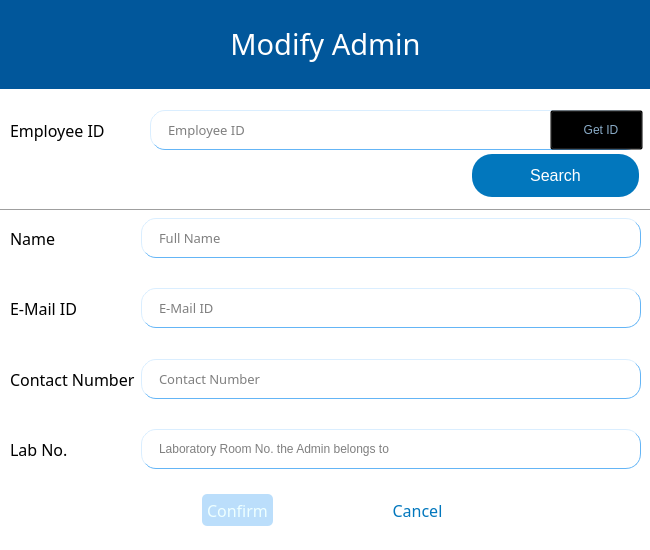
<?xml version="1.0" encoding="UTF-8"?>
<ui version="4.0">
 <class>modify_admin</class>
 <widget class="QWidget" name="modify_admin">
  <property name="geometry">
   <rect>
    <x>0</x>
    <y>0</y>
    <width>650</width>
    <height>550</height>
   </rect>
  </property>
  <property name="minimumSize">
   <size>
    <width>650</width>
    <height>550</height>
   </size>
  </property>
  <property name="maximumSize">
   <size>
    <width>650</width>
    <height>550</height>
   </size>
  </property>
  <property name="windowTitle">
   <string>Modify Admin</string>
  </property>
  <widget class="QPushButton" name="confirmButton">
   <property name="enabled">
    <bool>false</bool>
   </property>
   <property name="geometry">
    <rect>
     <x>200</x>
     <y>490</y>
     <width>75</width>
     <height>40</height>
    </rect>
   </property>
   <property name="font">
    <font>
     <family>Slate For OnePlus Medium</family>
     <pointsize>-1</pointsize>
     <weight>7</weight>
     <italic>false</italic>
     <bold>false</bold>
    </font>
   </property>
   <property name="styleSheet">
    <string notr="true">#confirmButton{
	font: 57 8pt &quot;Slate For OnePlus Medium&quot;;
background-color:#0277BD;
    color: white;
    padding: 5px;
    text-align: center;
    font-size: 16px;
    margin: 4px 2px;
border-radius: 5px;
}
#confirmButton:hover{
background-color:#01579B;

}
#confirmButton:pressed{
background-color:#1A237E;
}
#confirmButton:disabled{
background-color:#bbdefb;
color: #eeffff;
}
</string>
   </property>
   <property name="text">
    <string>Confirm</string>
   </property>
  </widget>
  <widget class="QPushButton" name="cancelButton">
   <property name="geometry">
    <rect>
     <x>380</x>
     <y>490</y>
     <width>75</width>
     <height>40</height>
    </rect>
   </property>
   <property name="font">
    <font>
     <family>Slate For OnePlus Medium</family>
     <pointsize>-1</pointsize>
     <weight>7</weight>
     <italic>false</italic>
     <bold>false</bold>
    </font>
   </property>
   <property name="styleSheet">
    <string notr="true">#cancelButton{
background-color:white;
color:#0277BD;
	font: 57 8pt &quot;Slate For OnePlus Medium&quot;;
    color: #0277BD;
    padding: 5px;
    text-align: center;
    font-size: 16px;
    margin: 0px;
border-radius: 0px;
}
#cancelButton:hover{
background-color:#01579B;
	font: 87 8pt &quot;Roboto Black&quot;;
    color: white;
    padding: 5px;
    text-align: center;
    font-size: 16px;
    margin: 4px 2px;
border-radius: 5px;
}
#cancelButton:pressed{
background-color:#1A237E;
}</string>
   </property>
   <property name="text">
    <string>Cancel</string>
   </property>
   <property name="shortcut">
    <string>Esc</string>
   </property>
  </widget>
  <widget class="QWidget" name="formLayoutWidget">
   <property name="geometry">
    <rect>
     <x>10</x>
     <y>218</y>
     <width>631</width>
     <height>251</height>
    </rect>
   </property>
   <layout class="QFormLayout" name="formLayout">
    <property name="sizeConstraint">
     <enum>QLayout::SetDefaultConstraint</enum>
    </property>
    <item row="2" column="0">
     <widget class="QLabel" name="labelName">
      <property name="minimumSize">
       <size>
        <width>0</width>
        <height>40</height>
       </size>
      </property>
      <property name="font">
       <font>
        <family>Slate For OnePlus BK</family>
        <pointsize>12</pointsize>
        <weight>7</weight>
        <italic>false</italic>
        <bold>false</bold>
       </font>
      </property>
      <property name="styleSheet">
       <string notr="true">font: 57 12pt &quot;Slate For OnePlus BK&quot;;</string>
      </property>
      <property name="text">
       <string>Name</string>
      </property>
     </widget>
    </item>
    <item row="2" column="1">
     <widget class="QLineEdit" name="enterName">
      <property name="enabled">
       <bool>false</bool>
      </property>
      <property name="minimumSize">
       <size>
        <width>430</width>
        <height>40</height>
       </size>
      </property>
      <property name="font">
       <font>
        <family>Slate For OnePlus</family>
        <pointsize>10</pointsize>
        <weight>7</weight>
        <italic>false</italic>
        <bold>false</bold>
       </font>
      </property>
      <property name="styleSheet">
       <string notr="true">#enterName{
background-color: white;
border-color: #64B5F6;
border-style: outset;
border-width: 1px;
border-radius: 15px;
font: 57 10pt &quot;Slate For OnePlus&quot;;
padding: 6px;
padding-left: 15px;
}
#enterName:hover {
    border-style: inset;
}
#enterName:focus {
    background-color: #E3F2FD;
    border-style: inset;
}</string>
      </property>
      <property name="placeholderText">
       <string>Full Name</string>
      </property>
      <property name="clearButtonEnabled">
       <bool>true</bool>
      </property>
     </widget>
    </item>
    <item row="3" column="0">
     <spacer name="verticalSpacer_2">
      <property name="orientation">
       <enum>Qt::Vertical</enum>
      </property>
      <property name="sizeHint" stdset="0">
       <size>
        <width>20</width>
        <height>40</height>
       </size>
      </property>
     </spacer>
    </item>
    <item row="4" column="0">
     <widget class="QLabel" name="labelEmail">
      <property name="minimumSize">
       <size>
        <width>0</width>
        <height>40</height>
       </size>
      </property>
      <property name="font">
       <font>
        <family>Slate For OnePlus BK</family>
        <pointsize>12</pointsize>
        <weight>7</weight>
        <italic>false</italic>
        <bold>false</bold>
       </font>
      </property>
      <property name="styleSheet">
       <string notr="true">font: 57 12pt &quot;Slate For OnePlus BK&quot;;</string>
      </property>
      <property name="text">
       <string>E-Mail ID</string>
      </property>
     </widget>
    </item>
    <item row="4" column="1">
     <widget class="QLineEdit" name="enterEmail">
      <property name="enabled">
       <bool>false</bool>
      </property>
      <property name="minimumSize">
       <size>
        <width>430</width>
        <height>40</height>
       </size>
      </property>
      <property name="font">
       <font>
        <family>Slate For OnePlus</family>
        <pointsize>10</pointsize>
        <weight>7</weight>
        <italic>false</italic>
        <bold>false</bold>
       </font>
      </property>
      <property name="styleSheet">
       <string notr="true">#enterEmail{
background-color: white;
border-color: #64B5F6;
border-style: outset;
border-width: 1px;
border-radius: 15px;
font: 57 10pt &quot;Slate For OnePlus&quot;;
padding: 6px;
padding-left: 15px;
}
#enterEmail:hover {
    border-style: inset;
}
#enterEmail:focus {
    background-color: #E3F2FD;
    border-style: inset;
}</string>
      </property>
      <property name="inputMethodHints">
       <set>Qt::ImhNone</set>
      </property>
      <property name="placeholderText">
       <string>E-Mail ID</string>
      </property>
      <property name="clearButtonEnabled">
       <bool>true</bool>
      </property>
     </widget>
    </item>
    <item row="5" column="0">
     <spacer name="verticalSpacer_3">
      <property name="orientation">
       <enum>Qt::Vertical</enum>
      </property>
      <property name="sizeHint" stdset="0">
       <size>
        <width>20</width>
        <height>40</height>
       </size>
      </property>
     </spacer>
    </item>
    <item row="6" column="0">
     <widget class="QLabel" name="labelContact">
      <property name="minimumSize">
       <size>
        <width>0</width>
        <height>40</height>
       </size>
      </property>
      <property name="font">
       <font>
        <family>Slate For OnePlus BK</family>
        <pointsize>12</pointsize>
        <weight>7</weight>
        <italic>false</italic>
        <bold>false</bold>
       </font>
      </property>
      <property name="styleSheet">
       <string notr="true">font: 57 12pt &quot;Slate For OnePlus BK&quot;;</string>
      </property>
      <property name="text">
       <string>Contact Number</string>
      </property>
     </widget>
    </item>
    <item row="6" column="1">
     <widget class="QLineEdit" name="enterContact">
      <property name="enabled">
       <bool>false</bool>
      </property>
      <property name="minimumSize">
       <size>
        <width>430</width>
        <height>40</height>
       </size>
      </property>
      <property name="font">
       <font>
        <family>Slate For OnePlus</family>
        <pointsize>10</pointsize>
        <weight>7</weight>
        <italic>false</italic>
        <bold>false</bold>
       </font>
      </property>
      <property name="styleSheet">
       <string notr="true">#enterContact{
background-color: white;
border-color: #64B5F6;
border-style: outset;
border-width: 1px;
border-radius: 15px;
font: 57 10pt &quot;Slate For OnePlus&quot;;
padding: 6px;
padding-left: 15px;
}
#enterContact:hover {
    border-style: inset;
}
#enterContact:focus {
    background-color: #E3F2FD;
    border-style: inset;
}</string>
      </property>
      <property name="inputMethodHints">
       <set>Qt::ImhNone</set>
      </property>
      <property name="placeholderText">
       <string>Contact Number</string>
      </property>
      <property name="clearButtonEnabled">
       <bool>true</bool>
      </property>
     </widget>
    </item>
    <item row="7" column="0">
     <spacer name="verticalSpacer_4">
      <property name="orientation">
       <enum>Qt::Vertical</enum>
      </property>
      <property name="sizeHint" stdset="0">
       <size>
        <width>20</width>
        <height>40</height>
       </size>
      </property>
     </spacer>
    </item>
    <item row="8" column="0">
     <widget class="QLabel" name="labelLab">
      <property name="minimumSize">
       <size>
        <width>0</width>
        <height>40</height>
       </size>
      </property>
      <property name="font">
       <font>
        <family>Slate For OnePlus BK</family>
        <pointsize>12</pointsize>
        <weight>7</weight>
        <italic>false</italic>
        <bold>false</bold>
       </font>
      </property>
      <property name="styleSheet">
       <string notr="true">font: 57 12pt &quot;Slate For OnePlus BK&quot;;</string>
      </property>
      <property name="text">
       <string>Lab No.</string>
      </property>
     </widget>
    </item>
    <item row="8" column="1">
     <widget class="QLineEdit" name="enterLab">
      <property name="enabled">
       <bool>false</bool>
      </property>
      <property name="minimumSize">
       <size>
        <width>0</width>
        <height>40</height>
       </size>
      </property>
      <property name="styleSheet">
       <string notr="true">#enterLab{
background-color: white;
border-color: #64B5F6;
border-style: outset;
border-width: 1px;
border-radius: 15px;
font: 57 10pt &quot;Slate For OnePlus&quot;;
padding: 6px;
padding-left: 15px;
}
#enterLab:hover {
    border-style: inset;
}
#enterLab:focus {
    background-color: #E3F2FD;
    border-style: inset;
}</string>
      </property>
      <property name="placeholderText">
       <string>Laboratory Room No. the Admin belongs to</string>
      </property>
      <property name="clearButtonEnabled">
       <bool>true</bool>
      </property>
     </widget>
    </item>
   </layout>
  </widget>
  <widget class="QLabel" name="MAINLABEL">
   <property name="geometry">
    <rect>
     <x>0</x>
     <y>-2</y>
     <width>651</width>
     <height>91</height>
    </rect>
   </property>
   <property name="font">
    <font>
     <family>Slate For OnePlus Medium</family>
     <pointsize>22</pointsize>
     <weight>7</weight>
     <italic>false</italic>
     <bold>false</bold>
    </font>
   </property>
   <property name="styleSheet">
    <string notr="true">font: 57 22pt &quot;Slate For OnePlus Medium&quot;;
color: #ffffff;
background-color:#01579B;</string>
   </property>
   <property name="text">
    <string>Modify Admin</string>
   </property>
   <property name="alignment">
    <set>Qt::AlignCenter</set>
   </property>
  </widget>
  <widget class="QLabel" name="label_2">
   <property name="geometry">
    <rect>
     <x>-30</x>
     <y>82</y>
     <width>731</width>
     <height>551</height>
    </rect>
   </property>
   <property name="styleSheet">
    <string notr="true">background-color:#ffffff</string>
   </property>
   <property name="text">
    <string/>
   </property>
  </widget>
  <widget class="Line" name="line">
   <property name="geometry">
    <rect>
     <x>-100</x>
     <y>200</y>
     <width>931</width>
     <height>20</height>
    </rect>
   </property>
   <property name="orientation">
    <enum>Qt::Horizontal</enum>
   </property>
  </widget>
  <widget class="QPushButton" name="searchButton">
   <property name="geometry">
    <rect>
     <x>470</x>
     <y>150</y>
     <width>171</width>
     <height>51</height>
    </rect>
   </property>
   <property name="minimumSize">
    <size>
     <width>0</width>
     <height>40</height>
    </size>
   </property>
   <property name="styleSheet">
    <string notr="true">#searchButton{
	font: 57 8pt &quot;Slate For OnePlus Medium&quot;;
background-color:#0277BD;
    color: white;
    padding: 5px;
    text-align: center;
    font-size: 16px;
    margin: 4px 2px;
border-radius: 20px;
}
#searchButton:hover{
background-color:#01579B;

}
#searchButton:pressed{
background-color:#1A237E;
}</string>
   </property>
   <property name="text">
    <string>Search</string>
   </property>
   <property name="shortcut">
    <string>Return</string>
   </property>
  </widget>
  <widget class="QLabel" name="labelEid">
   <property name="geometry">
    <rect>
     <x>10</x>
     <y>110</y>
     <width>121</width>
     <height>40</height>
    </rect>
   </property>
   <property name="minimumSize">
    <size>
     <width>0</width>
     <height>40</height>
    </size>
   </property>
   <property name="font">
    <font>
     <family>Slate For OnePlus BK</family>
     <pointsize>12</pointsize>
     <weight>7</weight>
     <italic>false</italic>
     <bold>false</bold>
    </font>
   </property>
   <property name="styleSheet">
    <string notr="true">font: 57 12pt &quot;Slate For OnePlus BK&quot;;</string>
   </property>
   <property name="text">
    <string>Employee ID</string>
   </property>
  </widget>
  <widget class="QLineEdit" name="enterEid">
   <property name="geometry">
    <rect>
     <x>150</x>
     <y>110</y>
     <width>491</width>
     <height>40</height>
    </rect>
   </property>
   <property name="minimumSize">
    <size>
     <width>300</width>
     <height>40</height>
    </size>
   </property>
   <property name="font">
    <font>
     <family>Slate For OnePlus</family>
     <pointsize>10</pointsize>
     <weight>7</weight>
     <italic>false</italic>
     <bold>false</bold>
    </font>
   </property>
   <property name="styleSheet">
    <string notr="true">#enterEid{
background-color: white;
border-color: #64B5F6;
border-style: outset;
border-width: 1px;
border-radius: 15px;
font: 57 10pt &quot;Slate For OnePlus&quot;;
padding: 6px;
padding-left: 15px;

}
#enterEid:hover {
    border-style: inset;
}
#enterEid:focus {
    background-color: #E3F2FD;
    border-style: inset;
}</string>
   </property>
   <property name="placeholderText">
    <string>Employee ID</string>
   </property>
   <property name="clearButtonEnabled">
    <bool>true</bool>
   </property>
  </widget>
  <widget class="QPushButton" name="searchEid">
   <property name="geometry">
    <rect>
     <x>550</x>
     <y>110</y>
     <width>93</width>
     <height>40</height>
    </rect>
   </property>
   <property name="minimumSize">
    <size>
     <width>0</width>
     <height>40</height>
    </size>
   </property>
   <property name="styleSheet">
    <string notr="true">#searchEid{background-color: transparent;
border-color: transparent;
font: 57 10pt &quot;Slate For OnePlus Medium&quot;;
padding: 6px;
padding-left: 15px;
color:#8aacc8;
}
#searchEid:hover{
background-color: #003c8f;
border-color: #003c8f;
border-style: outset;
border-width: 1px;
border-radius: 15px;
font: 57 10pt &quot;Slate For OnePlus Medium&quot;;
padding: 6px;
padding-left: 15px;
color:white
}
#searchEid:pressed {
   background-color: #000051;
border-color: #000051;
border-style: outset;
border-width: 1px;
border-radius: 15px;
font: 57 10pt &quot;Slate For OnePlus Medium&quot;;
padding: 6px;
padding-left: 15px;
color:white
}</string>
   </property>
   <property name="text">
    <string>Get ID</string>
   </property>
  </widget>
  <zorder>label_2</zorder>
  <zorder>confirmButton</zorder>
  <zorder>cancelButton</zorder>
  <zorder>formLayoutWidget</zorder>
  <zorder>MAINLABEL</zorder>
  <zorder>line</zorder>
  <zorder>searchButton</zorder>
  <zorder>labelEid</zorder>
  <zorder>enterEid</zorder>
  <zorder>searchEid</zorder>
 </widget>
 <resources/>
 <connections/>
</ui>
